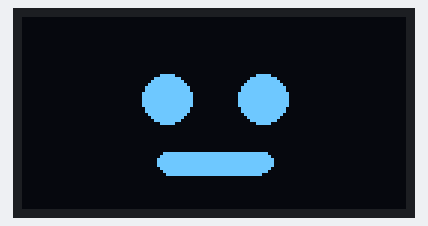
The sketch below on a simulated Arduino Uno, built with avr-gcc and run on an emulated ATmega328P. Shown: 128×64 one-colour display. Random numbers use the default seed unless the sketch sets one; the audio player accepts every command and is not drawn; what the sketch prints to the serial monitor is not drawn.

Above: at 2.8 s.
At 4.2 s:
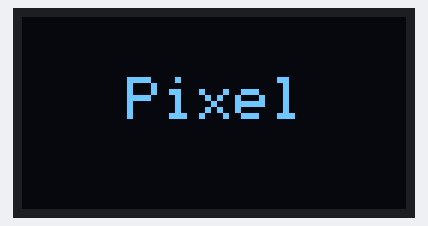
At 6.8 s:
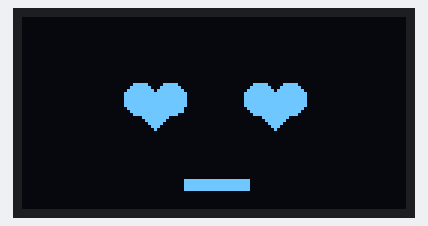
At 11.9 s:
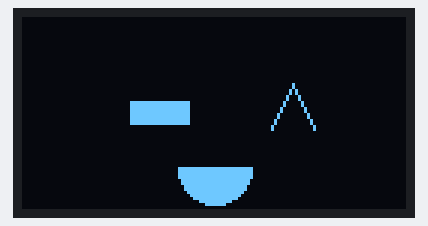
At 21.5 s:
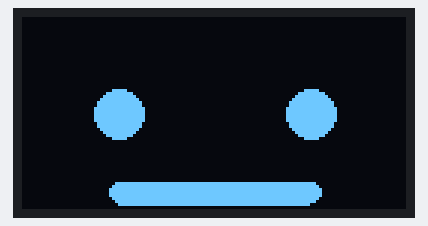
At 35.8 s:
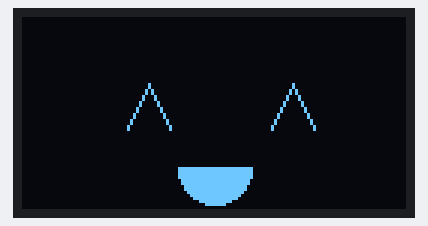

Measured:
- what the display in image 0 shows lasts 1.5 s, from 2.7 s to 4.2 s
- what the display in image 1 shows lasts 2.6 s, from 4.2 s to 6.8 s
- what the display in image 2 shows lasts 2.0 s, from 6.8 s to 8.8 s
- what the display in image 3 shows lasts 1.1 s, from 11.8 s to 12.9 s
- what the display in image 4 shows lasts 2.0 s, from 21.4 s to 23.4 s
- what the display in image 5 shows lasts 3.1 s, from 35.7 s to 38.8 s

The sketch:

pixel_buddy.ino
```cpp
#include <DFRobotDFPlayerMini.h>
#include "Arduino.h"
#include "SoftwareSerial.h"
#include <Wire.h>
#include <Adafruit_SSD1306.h>
#define OLED_ADDRESS 0x3C

Adafruit_SSD1306 display(128, 64, &Wire, OLED_ADDRESS);
// Create the Player
int serial1 = 10;
int serial2 = 11;
SoftwareSerial mySoftwareSerial(serial1,serial2);
DFRobotDFPlayerMini player;

/// Helper Shapes
// Mouth
int smile(){
  display.fillCircle(64, 50, 12, WHITE);    // full smile
  display.fillRect(0, 38, 128, 12, BLACK);  // hide top half of smile
  return 0;
}
int mouth(){
  display.fillRect(32, 55, 64, 8, WHITE);
  display.fillCircle(32, 58, 3, WHITE);
  display.fillCircle(96, 58, 3, WHITE);
  return 0;
}
int smallest_mouth(){
  display.fillRect(54, 54, 22, 4, WHITE);
  display.fillRect(44, 28, 10, 4, WHITE);
  display.fillRect(76, 28, 10, 4, WHITE);
  return 0;
}
int small_mouth(){
  display.fillRect(48, 45, 32, 8, WHITE);
  display.fillCircle(48, 48, 3, WHITE);
  display.fillCircle(80, 48, 3, WHITE);
  return 0;
}
// eyes
int left_heart(){
  int x1 = 44;
  int y1 = 27;
  int radius1 = 10;
  display.fillTriangle(x1 - radius1, y1, x1, y1 + radius1, x1 + radius1, y1, WHITE);
  display.fillCircle(x1 - 5, y1, 5.5, WHITE);
  display.fillCircle(x1 + 5, y1, 5.5, WHITE);
  return 0;
}
int right_heart(){
  int x2 = 84;
  int y2 = 27;
  int radius2 = 10;
  display.fillTriangle(x2 - radius2, y2, x2, y2 + radius2, x2 + radius2, y2, WHITE);
  display.fillCircle(x2 - 5, y2, 5.5, WHITE);
  display.fillCircle(x2 + 5, y2, 5.5, WHITE);
  return 0;
}
int blink(){
  display.fillRect(36,28,20,8,WHITE);
  display.fillRect(76,28,20,8,WHITE);
  return 0;
}
int left_wink(){
  display.fillCircle(46, 32, 8, WHITE);
  display.fillRect(76, 28, 20, 8, WHITE);
  return 0;
}
int right_wink(){
  display.fillRect(36, 28, 20, 8, WHITE);
  display.fillCircle(80, 32, 8, WHITE);
  return 0;
}
int eyes(){
  display.fillCircle(48, 27, 8, WHITE);
  display.fillCircle(80, 27, 8, WHITE);
  return 0;
}
int side_eye(){
  display.fillCircle(32, 32, 8, WHITE);
  display.fillCircle(96, 32, 8, WHITE);
  return 0;
}
// Draw ^ Symbol
int left_carrot_eye(){
  int centerX = 42;
  int centerY = 32;
  int lineLength = 10;
  display.drawLine(centerX - lineLength, centerY + lineLength, centerX, centerY - lineLength, WHITE);
  display.drawLine(centerX, centerY - lineLength, centerX + lineLength, centerY + lineLength, WHITE);
  return 0;
}
int right_carrot_eye(){
  int centerXl = 90;
  int centerYl = 32;
  int lineLength = 10;
  display.drawLine(centerXl - lineLength, centerYl + lineLength, centerXl, centerYl - lineLength, WHITE);
  display.drawLine(centerXl, centerYl - lineLength, centerXl + lineLength, centerYl + lineLength, WHITE);
  return 0;
}
/// Faces
int heart_face(){
  player.playMp3Folder(3);
  display.clearDisplay();
  left_heart();
  right_heart();
  smallest_mouth();
  display.display();
  delay(2000);
  return 0;
}
int yawn_face(){
  display.clearDisplay();
  blink();
  display.fillCircle(64, 50, 8, WHITE);
  display.display();
  delay(1000);
  return 0;
}
int blink_face(){
  display.clearDisplay();
  blink();
  small_mouth();
  display.display();
  delay(400);
  return 0;
}
int left_winkey_face(){
  display.clearDisplay();
  left_wink();
  small_mouth();
  display.display();
  delay(400);
  return 0;
}
int right_winkey_face(){
  display.clearDisplay();
  right_wink();
  small_mouth();
  display.display();
  delay(400);
  return 0;
}
int reg_face(){
  display.clearDisplay();
  eyes();
  small_mouth();
  display.display();
  delay(400);
  return 0;
}
int side_eye_face(){
  display.clearDisplay();
  side_eye();
  mouth();
  display.display();
  delay(2000);
  return 0;
}
int carrot_face(){
  display.clearDisplay();
  left_carrot_eye();
  right_carrot_eye();
  smile();
  display.display();
  delay(3000);
  return 0;
}
int winking_carrot_face(){
  display.clearDisplay();
  display.fillRect(36,28,20,8,WHITE);
  right_carrot_eye();
  smile();
  display.display();
  delay(1000);
  return 0;
}
/// Animations
int sleep(){
  for(int i=0; i<3; i++){
    blink_face();
    yawn_face();
  }
  return 0;
}
int wake_up(){
  for(int i=0; i<2; i++){
    blink_face();
    left_winkey_face();
  }
  blink_face();
  right_winkey_face();
  blink_face();
  reg_face();
  return 0;
}
int start_up(){
  player.playMp3Folder(1);
  blink_face();
  left_winkey_face();
  blink_face();
  right_winkey_face();
  blink_face();
  reg_face();
  delay(1000);
  return 0;
}
int blinking(){
  reg_face();
  blink_face();
  reg_face();
  blink_face();
  return 0;
}
int give_side_eyes(){
  reg_face();
  side_eye_face();
  reg_face();
  side_eye_face();
  return 0;
}
int carrot_face_blinking(){
  for(int i=0; i<3; i++){
    carrot_face();
    winking_carrot_face();
  }
  return 0;
}

int welcome(){
  player.playMp3Folder(2);
  display.clearDisplay();
  display.setTextSize(2);
  display.setTextColor(WHITE);
  display.setCursor(35, 20);
  display.println("Pixel");
  display.display();
  delay(2500);
  return 0;
}
int cute_msg(){
  display.clearDisplay();
  display.setTextSize(2);
  display.setTextColor(WHITE);
  display.setCursor(25, 0);
  display.println("You");
  display.setCursor(25, 20);
  display.println("Are");
  display.setTextSize(1);
  display.setCursor(25, 40);
  display.println("Amazing <3");
  display.display();
  delay(1000);
  return 0;
}

// Randomizer
int randomize(){
  int random_num = random(4);
  switch(random_num){
    case 1:
      carrot_face_blinking();
      break;
    case 2:
      give_side_eyes();
      break;
    case 3:
      heart_face();
      break;
    case 4:
      blinking();
      break;
    default:
      cute_msg();
      break;
  }
  return 0;
}

void setup() {
  display.begin(SSD1306_SWITCHCAPVCC, OLED_ADDRESS);
  pinMode(serial1, INPUT);
  pinMode(serial2, OUTPUT);
  /// Sound Set Up
  mySoftwareSerial.begin(9600);
  Serial.begin(115200);
  Serial.println("Initializing DFPlayer ...");
  player.begin(mySoftwareSerial);

  player.volume(20);  //Set volume value. From 0 to 30

  /// Display Set Up
  start_up();
  welcome();
}

void loop() {
  heart_face();
  player.playMp3Folder(6);
  static unsigned long timer = millis();
  timer=0;
  while(timer<100000) {
    timer = millis();
    carrot_face_blinking();
    give_side_eyes();
    blinking();
  }
}
```
